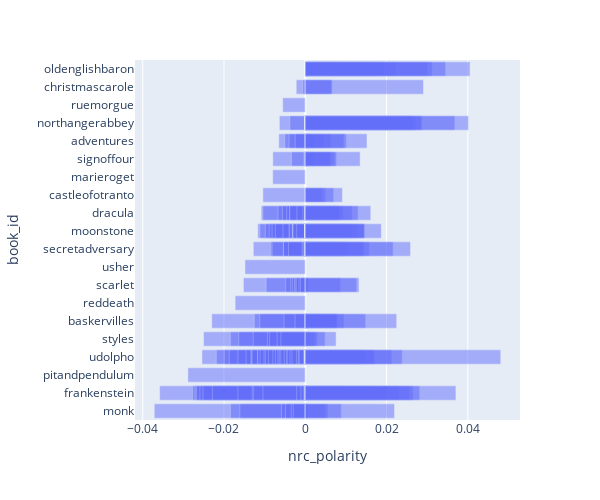

Source (notebook cell):
### Code cell
px.bar(chap_sent.DOC.sents.reset_index().sort_values('nrc_polarity'), 'nrc_polarity', 'book_id', 
       hover_data=['chap_id'], barmode='overlay',
       orientation='h', height=500, width=600)

### Figure 1 — Plotly figure (JSON) as saved in the notebook; plotly's stock layout.template omitted (floating-point values rounded to 4 significant figures; data arrays with more than 128 entries replaced by an {"elided": "..."} marker saying what was removed)
{"data": [{"alignmentgroup": "True", "customdata": {"elided": "320x1 int values"}, "hovertemplate": "nrc_polarity=%{x}<br>book_id=%{y}<br>chap_id=%{customdata[0]}<extra></extra>", "legendgroup": "", "marker": {"color": "#636efa", "opacity": 0.5, "pattern": {"shape": ""}}, "name": "", "offsetgroup": "", "orientation": "h", "showlegend": false, "textposition": "auto", "type": "bar", "x": {"elided": "320 float values"}, "xaxis": "x", "y": {"elided": "320 str values"}, "yaxis": "y"}], "layout": {"barmode": "overlay", "height": 500, "legend": {"tracegroupgap": 0}, "margin": {"t": 60}, "width": 600, "xaxis": {"anchor": "y", "autorange": true, "domain": [0, 1], "range": [-0.0419, 0.05284], "title": {"text": "nrc_polarity"}, "type": "linear"}, "yaxis": {"anchor": "x", "autorange": true, "domain": [0, 1], "range": [-0.5, 19.5], "title": {"text": "book_id"}, "type": "category"}}}
